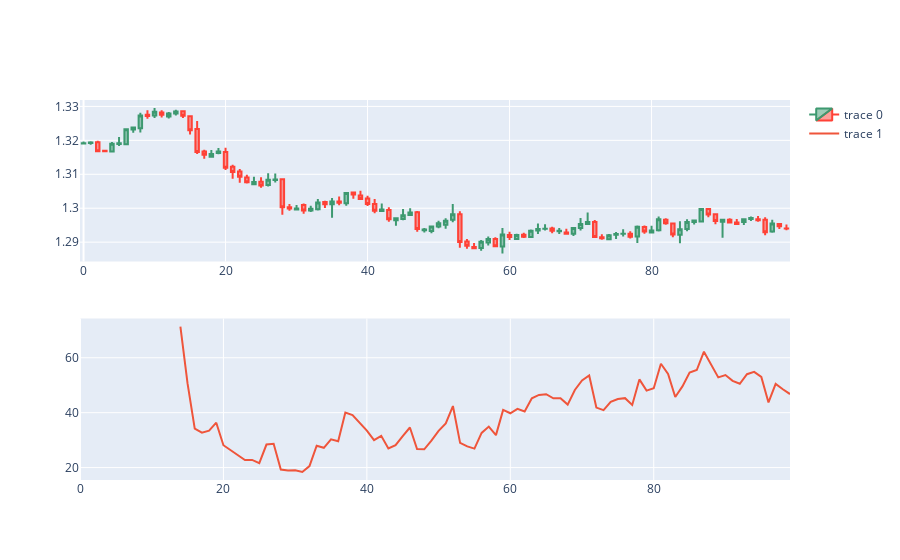

Notebook code cell kept with this figure:
### Code cell
dfpl = df[0:100]
fig = make_subplots(rows=2, cols=1)

fig.append_trace(go.Candlestick(x=dfpl.index,
                  open=dfpl[' Open'],
                  high=dfpl[' High'],
                  low=dfpl[' Low'],
                  close=dfpl[' Close']),row=1,col=1)
fig.append_trace(go.Scatter(x=dfpl.index,
                  y=dfpl['Rsi']), row=2, col=1)

fig.update_layout(xaxis_rangeslider_visible=False)
fig.show()
